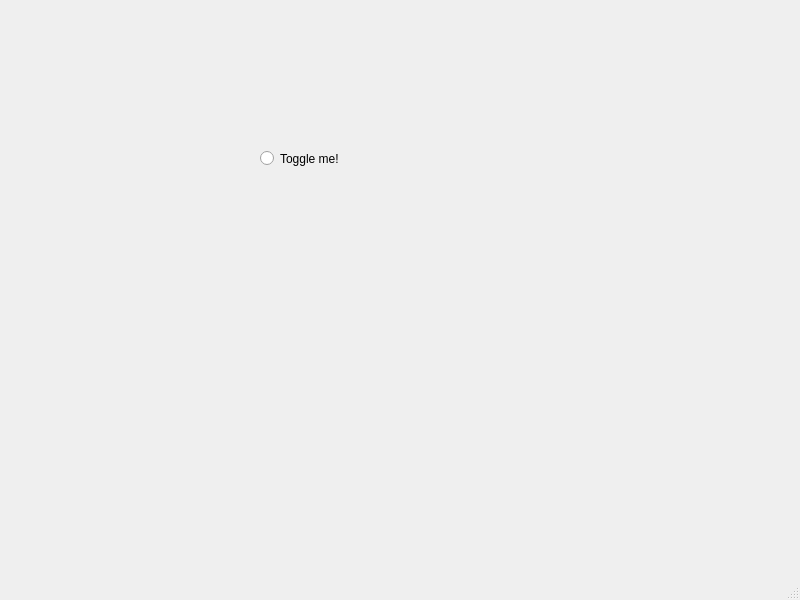
<?xml version="1.0" encoding="UTF-8"?>
<ui version="4.0">
 <class>MainWindow</class>
 <widget class="QMainWindow" name="MainWindow">
  <property name="geometry">
   <rect>
    <x>0</x>
    <y>0</y>
    <width>800</width>
    <height>600</height>
   </rect>
  </property>
  <property name="windowTitle">
   <string>MainWindow</string>
  </property>
  <widget class="QWidget" name="centralwidget">
   <widget class="QRadioButton" name="radioButton">
    <property name="geometry">
     <rect>
      <x>260</x>
      <y>150</y>
      <width>82</width>
      <height>17</height>
     </rect>
    </property>
    <property name="text">
     <string>Toggle me!</string>
    </property>
   </widget>
  </widget>
  <widget class="QMenuBar" name="menubar">
   <property name="geometry">
    <rect>
     <x>0</x>
     <y>0</y>
     <width>800</width>
     <height>21</height>
    </rect>
   </property>
  </widget>
  <widget class="QStatusBar" name="statusbar"/>
 </widget>
 <resources/>
 <connections/>
</ui>
